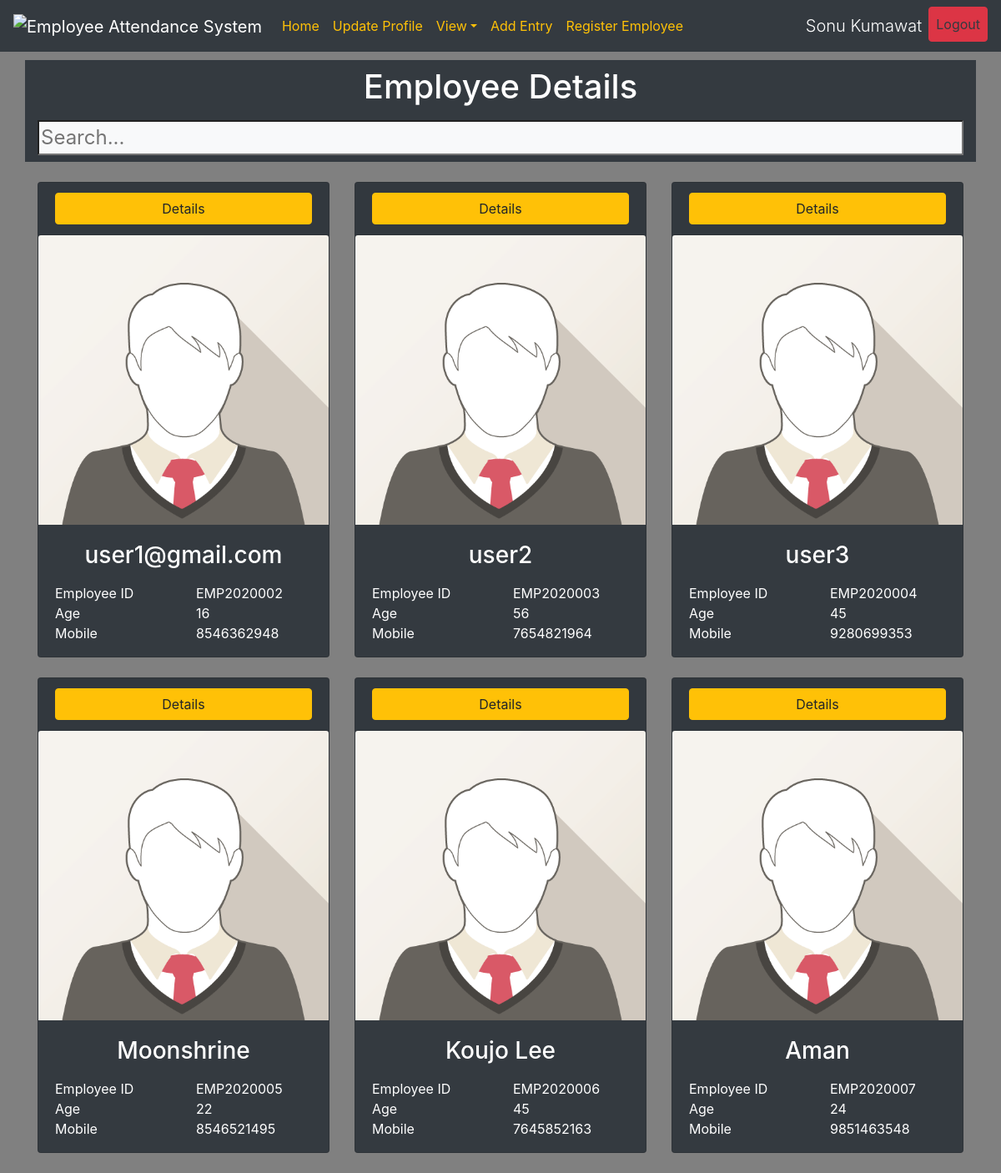
The app's page /adminhome2/ (signed in) with its own data.
### MyWebsite/models.py (models this page shows, shortened)
class EmployeeUser(AbstractBaseUser):
	email = models.EmailField(name="email", max_length=60,unique=True)
	employeeid = models.CharField(max_length=30, unique=True)
	password = models.CharField(max_length=150)
	ename = models.CharField(max_length=30, null=False)
	age = models.PositiveIntegerField(null=True)
	mobileno = models.CharField(max_length=10)
	entry = models.TextField(null=True)
	date_joined = models.DateTimeField(name='date joined', auto_now_add=True)
	last_login = models.DateTimeField(name='last login', auto_now=True)
	is_admin = models.BooleanField(default=False)
	is_active = models.BooleanField(default=True)
	is_staff = models.BooleanField(default=False)
	is_superuser = models.BooleanField(default=False)
	USERNAME_FIELD = 'email'
	REQUIRED_FIELDS = ['employeeid']
	objects = MyEmployeeManager()
	def __str__(self):
		return self.email
	def get_absolute_url(self):
		return f"/employee/{self.id}"

### MyWebsite/views.py (the view)
# urls.py: path('adminhome2/',admin_home_view2, name="adminhome2"),
@login_required(login_url='home')
def admin_home_view2(request, *args, **kwargs):
	AllEmployees = EmployeeService().getEmployees()
	print(AllEmployees)
	context = {'Employees':AllEmployees}
	return render(request, "admin_home2.html", context)

### MyWebsite/services.py (called while the page is built)
	def getEmployees(self):
		Employee_list = []
		temp_list = []
		for i in range(1, len(self.QS)):
			if i%self.emp_col == 0 :
				temp_list.append(self.QS[i])
				Employee_list.append(temp_list)
				temp_list = []
			else:
				temp_list.append(self.QS[i])
		Employee_list.append(temp_list)
		return Employee_list

### Templates/admin_home2.html (shortened to what this page needs)
{% extends 'base.html' %}
{% block content %}
<div class="container text-white bg-dark my-4">
	<h1 class="text-center py-2 ">Employee Details</h1>
	<input class="mx-auto mb-2 w-100 bg-light" type="text" name="searchbar" id="searchbar" placeholder="Search..." style="font-size: 24px">
</div>
<div class="container">
	{% for stack in Employees %}
		<div class="row" id="myEmployees">
			{% for Employee in stack %}
				<div class="col-sm-4" id="mycard">
					<div class="card mx-auto mb-4 bg-dark text-white" style="max-width: 375px;min-height: 570px">
						<div class="card-header" >
							<a class="btn btn-warning d-block" href="{{ Employee.get_absolute_url }}">Details</a>
						</div>
						<div class="collapse show" id="{{ Employee.employeeid }}">
							{% load static %}
							<img class="card-img-top mx-auto d-block" src="{% static 'images/img_avatar1.png' %}", alt="card image">
							<div class="card-body pb-0">
								<h3 class="card-title text-center">{{ Employee.ename }}</h3>
								<p class="card-text">
									<div class="row">
										<div class="col">Employee ID</div>
										<div class="col">{{ Employee.employeeid }}</div>
									</div>
									<div class="row">
										<div class="col">Age</div>
										<div class="col">{{ Employee.age }}</div>
									</div>
									<div class="row">
										<div class="col">Mobile</div>
										<div class="col">{{ Employee.mobileno }}</div>
									</div>
								</p>
							</div>
						</div>
					</div>
				</div>
			{% endfor %}
		</div>
	{% endfor %}
</div>
{% endblock content %}

### Templates/base.html (shortened to what this page needs)
<!DOCTYPE html>
<html lang="en">
<head>
	<link rel="stylesheet" href="https://maxcdn.bootstrapcdn.com/bootstrap/4.4.1/css/bootstrap.min.css">
	<link rel="stylesheet" href="https://cdnjs.cloudflare.com/ajax/libs/font-awesome/4.7.0/css/font-awesome.min.css">
</head>
{% load static %}
<body style="background-color:grey;">
<nav class="navbar navbar-expand-sm fixed-top bg-dark navbar-dark">
	<a class="navbar-brand">
		<img src="" alt="Employee Attendance System" style="width:60px;">
	</a>
	<div class="collapse navbar-collapse" id="collapse_navbar">
		<ul class="navbar-nav">
			<li class="nav-item">
				{% if user.is_superuser %}
					<a class="nav-link text-warning text-center" href="{% url 'adminhome2' %}">Home</a>
				{% elif user.is_authenticated %}
					<a class="nav-link text-warning text-center" href="{{ user.get_absolute_url }}">Home</a>
				{% endif %}
			</li>
			{% if user.is_authenticated %}
				<li class="nav-item">
					<a class="nav-link text-warning text-center" href="#">Update Profile</a>
				</li>
			{% endif %}
			{% if user.is_superuser %}
				<li class="nav-item dropdown">
					<a class="nav-link text-warning text-center dropdown-toggle" href="#"  data-toggle="dropdown" >View</a>
				</li>
				<li class="nav-item">
					<a class="nav-link text-warning text-center" href="{% url 'entry' %}">Add Entry</a>
				</li>
				<li class="nav-item">
					<a class="nav-link text-warning text-center" href="{% url 'register' %}">Register Employee</a>
				</li>
			{% endif %}
		</ul>
		{% if user.is_authenticated %}
		<ul class="navbar-nav ml-auto">
			<li class="nav-item"><a class="lead nav-link text-white text-center">{{ request.user.ename }}</a></li>
			<li class="nav-item">
				<a class="nav-link text-dark btn btn-danger" href="{% url 'logout' %}">Logout</a>
			</li>
		</ul>
		{% endif %}
	</div>
</nav>
<h1>Yes,can see</h1>
{% block content %}{% endblock content %}
</body>
</html>

### records on screen
EmployeeUser: user.ename "Sonu Kumawat"
EmployeeUser: ename "user1@gmail.com", employeeid "EMP2020002", age "16", mobileno "8546362948"
EmployeeUser: ename "user2", employeeid "EMP2020003", age "56", mobileno "7654821964"
EmployeeUser: ename "user3", employeeid "EMP2020004", age "45", mobileno "9280699353"
EmployeeUser: ename "Moonshrine", employeeid "EMP2020005", age "22", mobileno "8546521495"
EmployeeUser: ename "Koujo Lee", employeeid "EMP2020006", age "45", mobileno "7645852163"
EmployeeUser: ename "Aman", employeeid "EMP2020007", age "24", mobileno "9851463548"
